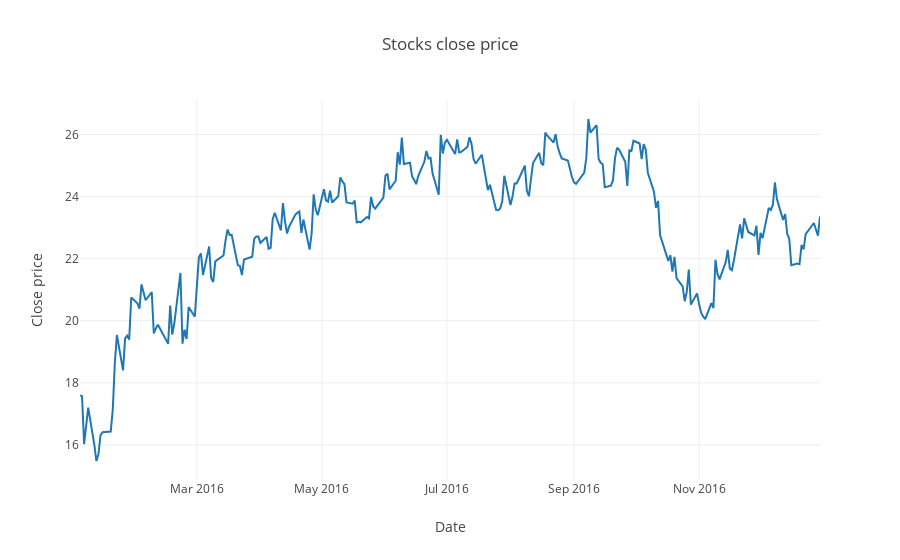

Here is the notebook cell this chart was saved with:
### Markdown cell above
### Now let's take a look at the complete "close" values history

### Code cell
#@title
configure_plotly_browser_state()  # display plotly plots

close_sc = go.Scatter(x=cog_stock['date'], y=cog_stock['close'])
layout = go.Layout(title='Stocks close price', xaxis=dict(title='Date'), yaxis=dict(title='Close price'))
fig = go.Figure(data=[close_sc], layout=layout)
iplot(fig)

### Figure 1 — Plotly figure (JSON) as saved in the notebook; plotly's stock layout.template omitted (floating-point values rounded to 4 significant figures; data arrays with more than 128 entries replaced by an {"elided": "..."} marker saying what was removed)
{"data": [{"y": {"elided": "252 float values"}, "x": {"elided": "252 str values"}, "type": "scatter", "uid": "d3910c7c-e591-47d4-9fef-ce078db0d47f"}], "layout": {"yaxis": {"title": {"text": "Close price"}}, "xaxis": {"title": {"text": "Date"}}, "title": {"text": "Stocks close price"}}}
